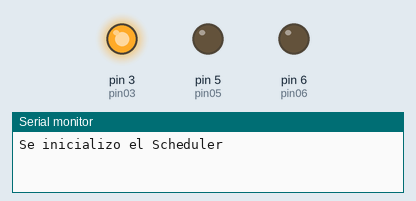
The sketch below on a simulated Arduino Uno, built with avr-gcc and run on an emulated ATmega328P. Parts: output pins drawn as LEDs (lit = HIGH), the last lines printed to the serial monitor.

Above: at 0.02 s.
At 0.12 s:
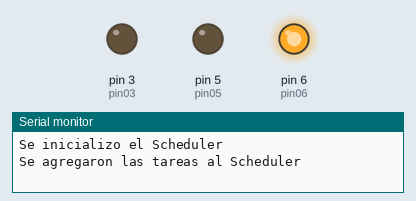
At 1.0 s:
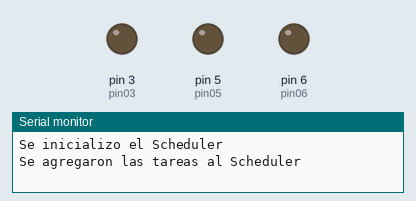
At 6.07 s:
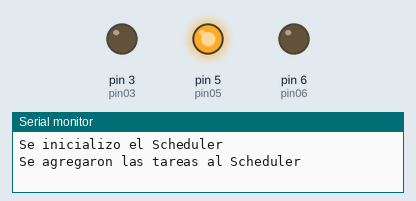
Timing chart, 0 to 6.5 s (numbered marks = the images above):
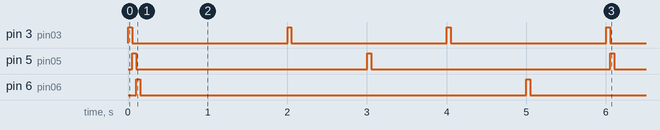

Measured:
- by itself, pin 3 (pin03): alternates HIGH for 0.05 s and LOW for 1.9 s
- by itself, pin 5 (pin05): alternates HIGH for 0.05 s and LOW for 2.9 s
- by itself, pin 6 (pin06): alternates HIGH for 0.05 s and LOW for 5.0 s

The sketch:

Punto12.ino
```cpp
/*
 * Este programa sirve de plantilla para utilizar la librería
 * TaskScheduler en el curso IE0731: Sistemas en Tiempo discreto
 *
 * Se recomienda revisar la documentación que está
 * en el sitio virtual del curso, junto con la librería.
 * El sitio donde el autor de la librería aloja el código es el siguiente:
 * https://github.com/arkhipenko/TaskScheduler
 */
#include "Arduino.h"
#include <TaskScheduler.h> //Se carga la librería del Scheduler
Scheduler RealTimeCore; //Esto crea un objeto del tipo Scheduler (definido por la librería). En este caso, el objeto se llama RealTimeCore, pero se puede poner cualquier nombre

// Se definen los pines para las luces
int pin03 = 3;
int pin05 = 5;
int pin06 = 6;

// Se deben definir los prototipos de las funciones de cada una de las tareas, en este caso se definen tres funciones. En inglés es lo que se llaman Callbacks. Se puede poner el nombre que quiera.
void tarea01Fun();
void tarea02Fun();
void tarea03Fun();

// Acá se crean las tareas. Las tareas son objetos del tipo Task definidos por la librería:
Task tarea01(2000, TASK_FOREVER, &tarea01Fun, &RealTimeCore); //Tarea que se repite cada 1000 milisegundos indefinidamente
Task tarea02(3000, TASK_FOREVER, &tarea02Fun, &RealTimeCore); //Tarea que se repite cada 3000 milisegundos indefinidamente
Task tarea03(5000, TASK_FOREVER, &tarea03Fun, &RealTimeCore); //Tarea que se repite sólo tres veces cada 5000 milisegundos

// Ahora se deben definir explícitamente las funciones
void tarea01Fun(){
  digitalWrite(pin03,HIGH);
  delay(50);
  digitalWrite(pin03,LOW);
}

void tarea02Fun(){
  digitalWrite(pin05,HIGH);
  delay(50);
  digitalWrite(pin05,LOW);
}

void tarea03Fun(){
  digitalWrite(pin06,HIGH);
  delay(50);
  digitalWrite(pin06,LOW);
}

void setup() {
  // El código que se ponga acá se ejecuta una única vez al inicio:
  Serial.begin(9600); //se inicia la comunicación serial a 9600 bauds

  // Se declaran el modo de los pines
  pinMode(pin03, OUTPUT); // luz verde
  pinMode(pin05, OUTPUT); // luz amarilla
  pinMode(pin06, OUTPUT); // luz roja

  RealTimeCore.init(); //Inicializa el scheduler
  Serial.println("Se inicializo el Scheduler");
  RealTimeCore.addTask(tarea01); //Se agrega la tarea 01 al scheduler
  RealTimeCore.addTask(tarea02); //Se agrega la tarea 02 al scheduler
  RealTimeCore.addTask(tarea03); //Se agrega la tarea 03 al scheduler
  Serial.println("Se agregaron las tareas al Scheduler");
  tarea01.enable(); // Se pone el flag de enable para la tarea 01. Por default, las tareas están desabilitadas
  tarea02.enable(); // Se pone el flag de enable para la tarea 02. Por default, las tareas están desabilitadas
  tarea03.enable(); // Se pone el flag de enable para la tarea 03. Por default, las tareas están desabilitadas
}

void loop() {
  // Acá va el código que se repite indefinidamente:
  RealTimeCore.execute(); // Cuando se usa un scheduler, esta instrucción es la única que debería estar en el loop
}
```
